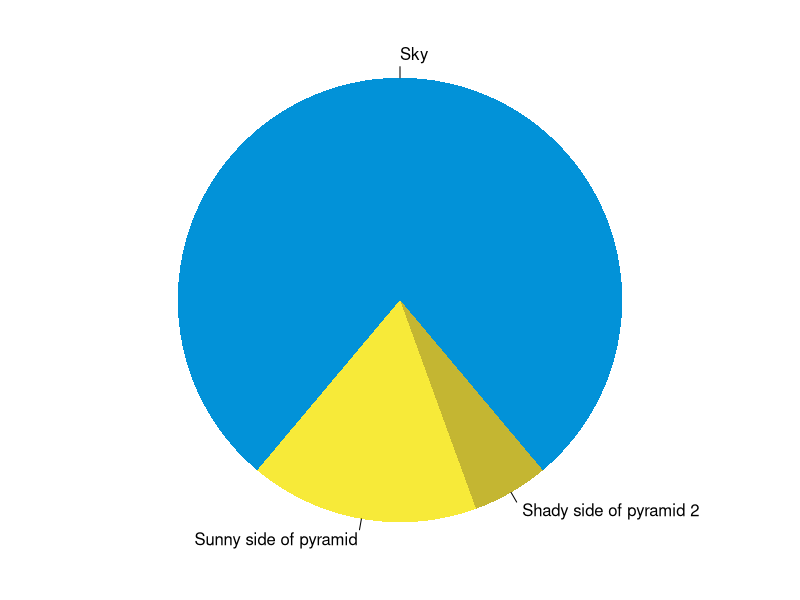
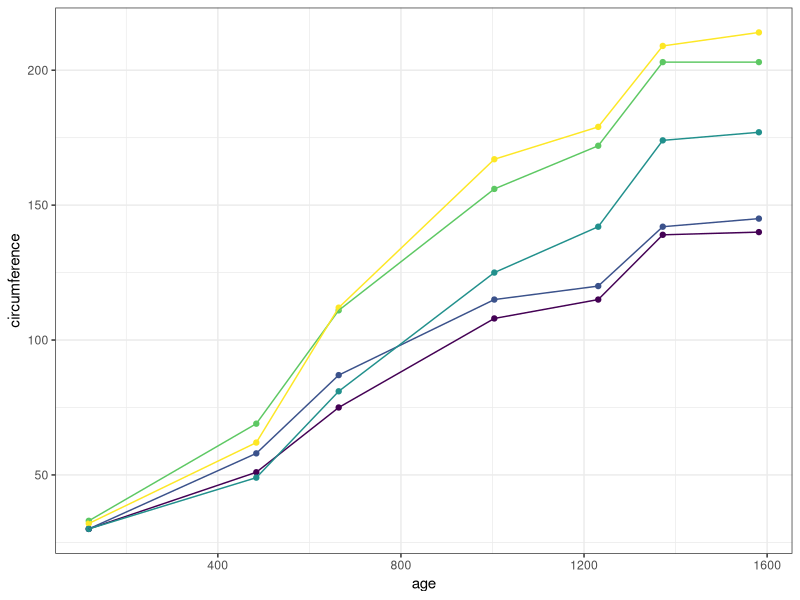

Recreate these plots in R, in order.
## ---- chunk 1
knitr::opts_chunk$set(collapse = TRUE)
## ---- chunk 2
summary(cars)
fit <- lm(dist ~ speed, data = cars)
fit
## ---- chunk 3
par(mar = c(0, 1, 0, 1))
pie(
  c(280, 60, 20),
  c('Sky', 'Sunny side of pyramid', 'Shady side of pyramid 2'),
  col = c('#0292D8', '#F7EA39', '#C4B632'),
  init.angle = -50, border = NA
)
## ---- chunk 4
library(ggplot2)
ggplot(Orange, aes(x = age, 
                   y = circumference, 
                   color = Tree)) +
  geom_point() +
  geom_line() +
  guides(color = "none") +
  theme_bw()
## ---- chunk 5
summary(Orange)
